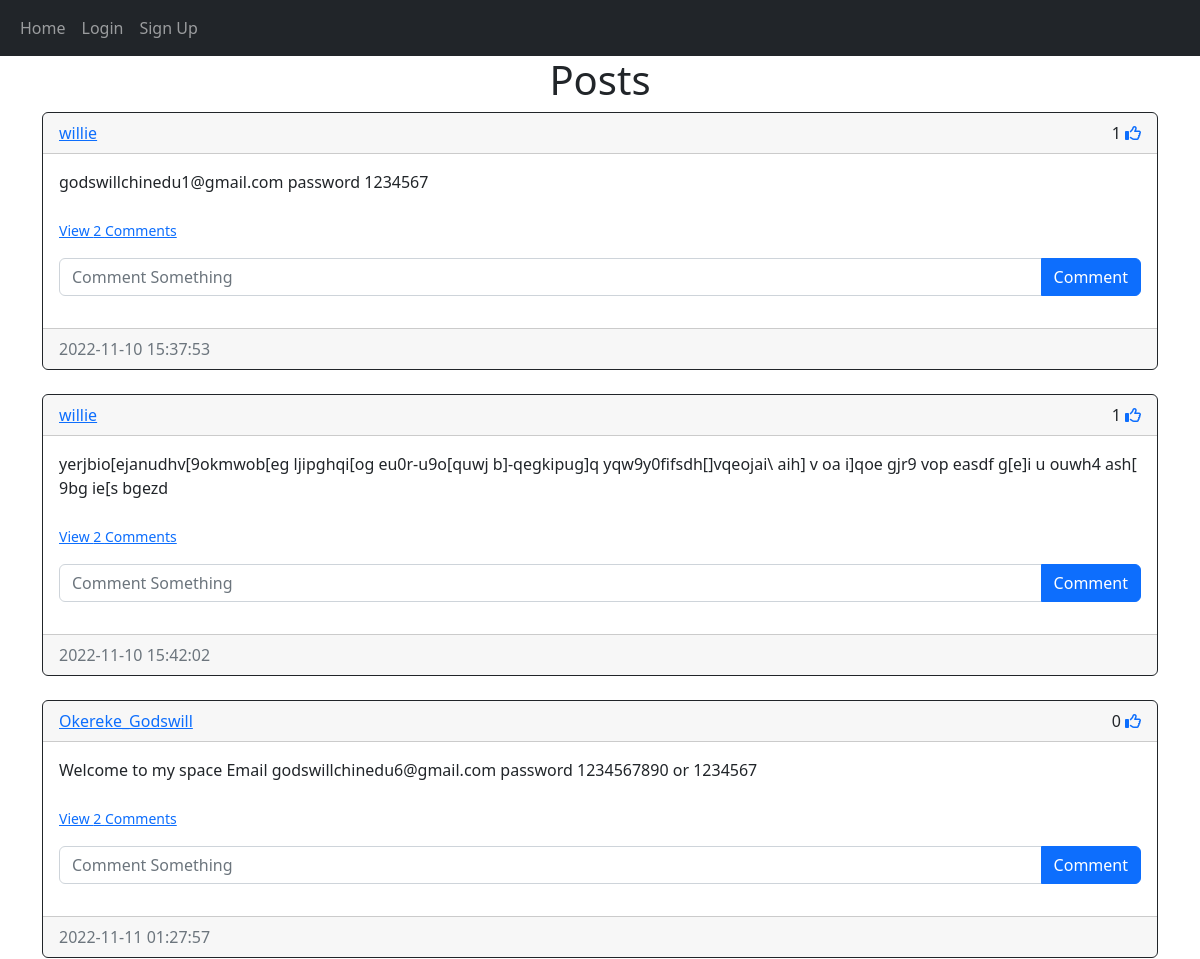
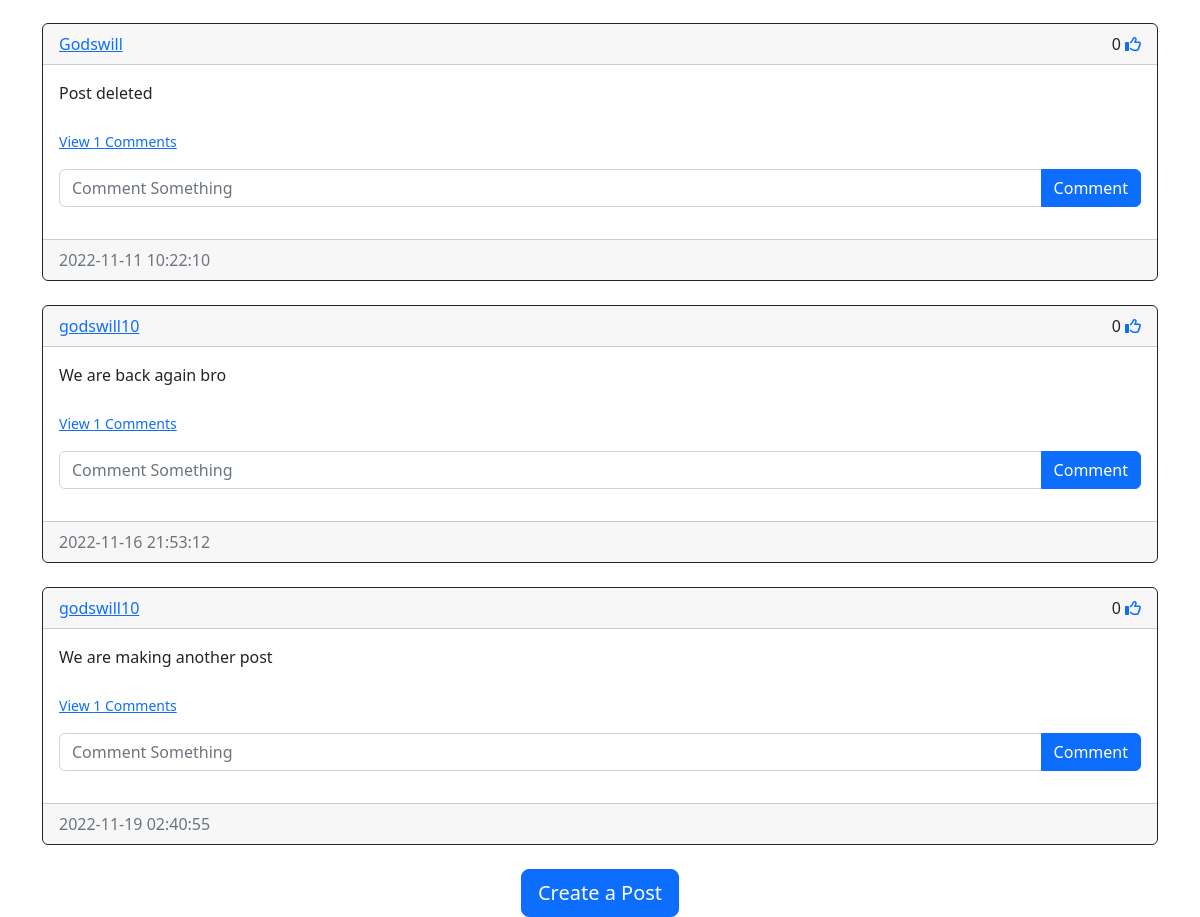
The page /home on the database its author committed (2 pictures, top to bottom).
### website/models.py (models this page shows)
class Post(db.Model):
    id = db.Column(db.Integer, primary_key=True)
    text = db.Column(db.Text, nullable=False)
    date_created = db.Column(db.DateTime(timezone=True), default=func.now())
    author = db.Column(db.Integer, db.ForeignKey('user.id', ondelete="CASCADE"), nullable=False)
    comments = db.relationship('Comment', backref='post', passive_deletes=True)
    likes = db.relationship('Like', backref='post', passive_deletes=True)

class User(db.Model, UserMixin):
    id = db.Column(db.Integer, primary_key=True)
    email = db.Column(db.String(150), unique=True)
    username = db.Column(db.String(150), unique=True)
    password = db.Column(db.String(150))
    date_created = db.Column(db.DateTime(timezone=True), default=func.now())
    posts = db.relationship('Post', backref='user', passive_deletes=True)
    comments = db.relationship('Comment', backref='user', passive_deletes=True)
    likes = db.relationship('Like', backref='user', passive_deletes=True)

### website/views.py (the view)
@views.route("/")
@views.route("/home")
def home():
    posts = Post.query.all()
    return render_template("home.html", user=current_user, posts=posts)

### website/templates/home.html (shortened to what this page needs)
{% extends "posts_div.html" %}

### website/templates/posts_div.html (shortened to what this page needs)
{% extends "base.html" %}
{% block content%}
<h1 align="center">{% block header %}Posts{% endblock %}</h1>
<div id="posts">
    {% for post in posts %}
        <div class="card border-dark">
            <div class="card-header d-flex justify-content-between align-items-center">
                <a href="/posts/{{post.user.username}}">{{post.user.username}}</a>
                <div>
                    {{ post.likes|length }}
                    {% if user.id in post.likes|map(attribute="author")|list %}
                    <a href="/like-post/{{post.id}}"><i class="fa-solid fa-thumbs-up"></i></a>
                    {% else %}
                    <a href="/like-post/{{post.id}}"><i class="fa-regular fa-thumbs-up"></i></a>
                    {% endif %}
                </div>
            </div>
            <div class="card-body">
                <div class="card-text">{{post.text}}</div>
                <br>
                <div>
                    <p class="card-test">
                        {% if post.comments|length > 0 %}
                        <a href="#comments-{{post.id}}" data-bs-toggle="collapse" role="button">
                            <small>
                                View {{post.comments|length}} Comments
                            </small>
                        </a>
                        {% else %}
                        <small class="text-muted">No Comments</small>
                        {% endif %}
                    </p>
                </div>
                <form class="input-group mb-3" method="POST" action="/create-comment/{{post.id}}">
                    <input type="text" id="text" name="text" class="form-control" placeholder="Comment Something">
                    <button type="submit" class="btn btn-primary">Comment</button>
                </form>
            </div>
            <div class="card-footer text-muted">
                {{post.date_created}}
            </div>
        </div>
        <br>
    {% endfor %}
</div>
{% block footer %}
<div align="center">
    <a href="/create-post">
        <button type="button" class="btn btn-primary btn-lg">Create a Post</button>
    </a>
</div>
{% endblock %}
{% endblock %}

### rows shown on the page
Post: user.username "willie", likes|length "1", text "godswillchinedu1@gmail.com password 1234567", comments|length "2", date_created "2022-11-10 15:37:53"
Post: user.username "willie", likes|length "1", text "yerjbio[ejanudhv[9okmwob[eg ljipghqi[og eu0r-u9o[quwj b]-qegkipug]q yqw9y0fifsdh[]vqeojai\\ aih] v oa i]qoe gjr9 vop easdf g[e]i u ouwh4 ash[ 9bg ie[s bgezd", comments|length "2", date_created "2022-11-10 15:42:02"
Post: user.username "Okereke_Godswill", likes|length "0", text "Welcome to my space Email godswillchinedu6@gmail.com password 1234567890 or 1234567", comments|length "2", date_created "2022-11-11 01:27:57"
Post: user.username "Godswill", likes|length "0", text "Post deleted", comments|length "1", date_created "2022-11-11 10:22:10"
Post: user.username "godswill10", likes|length "0", text "We are back again bro", comments|length "1", date_created "2022-11-16 21:53:12"
Post: user.username "godswill10", likes|length "0", text "We are making another post", comments|length "1", date_created "2022-11-19 02:40:55"
